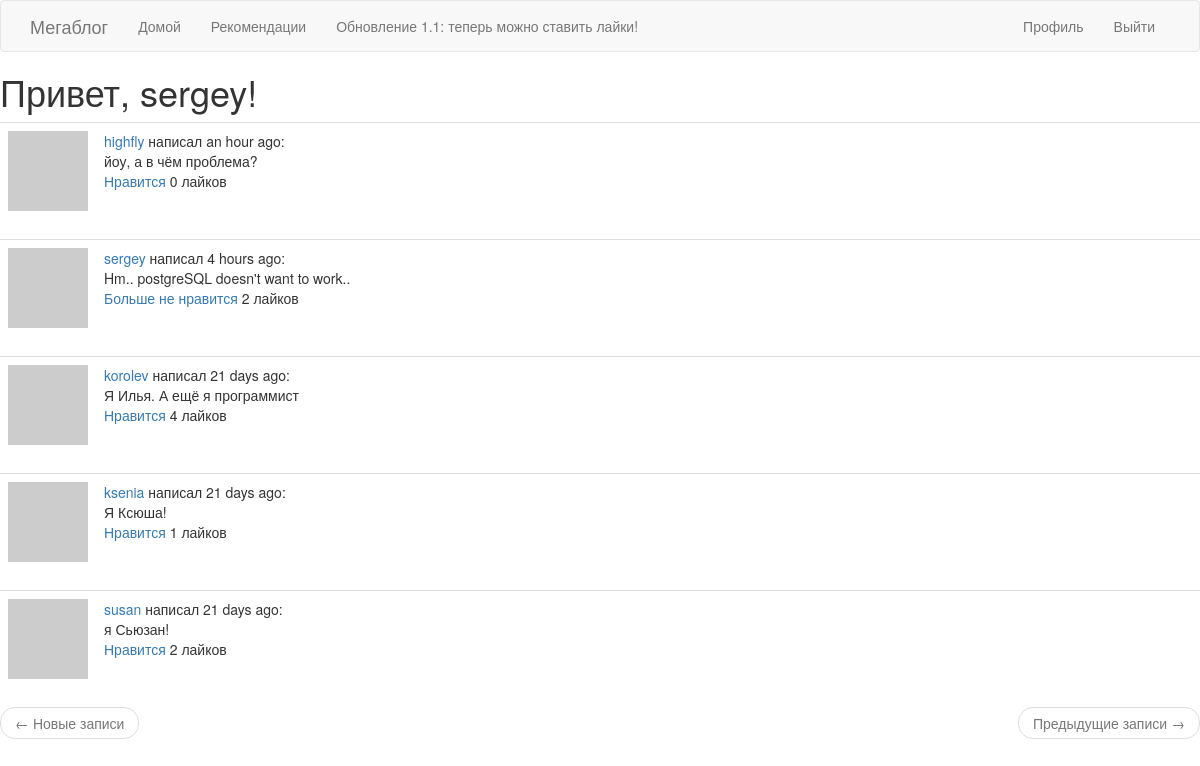
The app's page /explore (signed in) with its own data.
### app/models.py (models this page shows, shortened)
class User(UserMixin, db.Model):
    id = db.Column(db.Integer, primary_key=True)
    username = db.Column(db.String(64), index=True, unique=True)
    email = db.Column(db.String(120), index=True, unique=True)
    password_hash = db.Column(db.String(128))
    posts = db.relationship('Post', backref='author', lazy='dynamic')
    about_me = db.Column(db.String(140))
    last_seen = db.Column(db.DateTime, default=datetime.utcnow)
    followed = db.relationship(
        'User', secondary=followers,
        primaryjoin=(followers.c.follower_id == id),
        secondaryjoin=(followers.c.followed_id == id),
        backref=db.backref('followers', lazy='dynamic'), lazy='dynamic')
    liked = db.relationship(
        'PostLike',
        foreign_keys='PostLike.user_id',
        backref='user', lazy='dynamic')
    def avatar(self, size):
        digest = md5(self.email.lower().encode('utf-8')).hexdigest()
        return 'https://www.gravatar.com/avatar/{}?d=identicon&s={}'.format(
            digest, size)
    def has_liked_post(self, post):
        return PostLike.query.filter(
            PostLike.user_id == self.id,
            PostLike.post_id == post.id).count() > 0

class Post(db.Model):
    id = db.Column(db.Integer, primary_key=True)
    body = db.Column(db.String(140))
    timestamp = db.Column(db.DateTime, index=True, default=datetime.utcnow)
    user_id = db.Column(db.Integer, db.ForeignKey('user.id'))
    likes = db.relationship('PostLike', backref='post', lazy='dynamic')

### app/routes.py (the view)
@app.route('/explore')
@login_required
def explore():
    page = request.args.get('page', 1, type=int)
    posts = Post.query.order_by(Post.timestamp.desc()).paginate(
        page, app.config['POSTS_PER_PAGE'], False)
    next_url = url_for('index', page=posts.next_num) \
        if posts.has_next else None
    prev_url = url_for('index', page=posts.prev_num) \
        if posts.has_prev else None
    return render_template('index.html', title='Explore', posts=posts.items,
                            next_url=next_url, prev_url=prev_url)

### app/models.py (called while the page is built)
@login.user_loader
def load_user(id):
    return User.query.get(int(id))

### app/routes.py (called while the page is built)
@app.before_request
def before_request():
    if current_user.is_authenticated:
        current_user.last_seen = datetime.utcnow()
        db.session.commit()

### app/templates/index.html (shortened to what this page needs)
{% extends "base.html" %}
{% block content %}
    <h1>Привет, {{ current_user.username }}!</h1>
    {% for post in posts %}
        {% include '_post.html' %}
    {% endfor %}
    <nav aria-label="...">
        <ul class="pager">
            <li class="previous{% if not prev_url %} disabled{% endif %}">
                <a href="{{ prev_url or '#' }}">
                    <span aria-hidden="true">&larr;</span> Новые записи
                </a>
            </li>
            <li class="next{% if not next_url %} disabled{% endif %}">
                <a href="{{ next_url or '#' }}">
                    Предыдущие записи <span aria-hidden="true">&rarr;</span>
                </a>
            </li>
        </ul>
    </nav>
{% endblock %}

### app/templates/_post.html
<table class="table table-hover">
    <tr>
        <td width="70px">
            <a href="{{ url_for('user', username=post.author.username) }}">
                <img src="{{ post.author.avatar(70) }}" />
            </a>
        </td>
        <td>
            <a href="{{ url_for('user', username=post.author.username) }}">
                {{ post.author.username }}
            </a>
            написал {{ moment(post.timestamp).fromNow() }}:
            <br>
            {{ post.body }}
            <br>
            {% if current_user.has_liked_post(post) %}
                <a href="{{ url_for('like_action', post_id=post.id, action='unlike') }}">Больше не нравится</a>
            {% else %}
                <a href="{{ url_for('like_action', post_id=post.id, action='like') }}">Нравится</a>
            {% endif %}
            {{ post.likes.count() }} лайков
        </td>
    </tr>
</table>

### records on screen
User: username "sergey"
Post: author.username "highfly", timestamp "an hour ago", body "йоу, а в чём проблема?", likes.count "0"
Post: author.username "sergey", timestamp "4 hours ago", body "Hm.. postgreSQL doesn't want to work..", likes.count "2"
Post: author.username "korolev", timestamp "21 days ago", body "Я Илья. А ещё я программист", likes.count "4"
Post: author.username "ksenia", timestamp "21 days ago", body "Я Ксюша!", likes.count "1"
Post: author.username "susan", timestamp "21 days ago", body "я Сьюзан!", likes.count "2"
